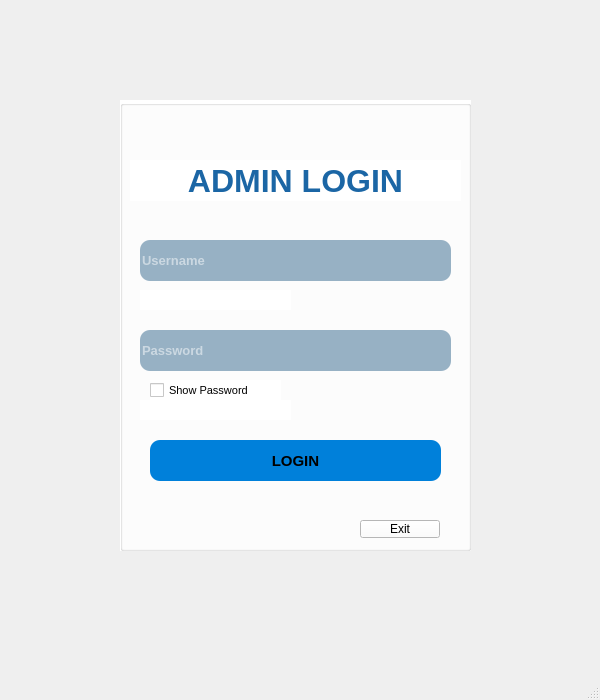
<?xml version="1.0" encoding="UTF-8"?>
<ui version="4.0">
 <class>LoginAdmin</class>
 <widget class="QMainWindow" name="LoginAdmin">
  <property name="geometry">
   <rect>
    <x>0</x>
    <y>0</y>
    <width>600</width>
    <height>700</height>
   </rect>
  </property>
  <property name="maximumSize">
   <size>
    <width>600</width>
    <height>700</height>
   </size>
  </property>
  <property name="font">
   <font/>
  </property>
  <property name="windowTitle">
   <string>LoginAdmin</string>
  </property>
  <property name="styleSheet">
   <string notr="true"/>
  </property>
  <widget class="QWidget" name="centralwidget">
   <widget class="QGroupBox" name="groupBox_Login">
    <property name="geometry">
     <rect>
      <x>120</x>
      <y>100</y>
      <width>351</width>
      <height>451</height>
     </rect>
    </property>
    <property name="styleSheet">
     <string notr="true">background-color: rgb(255, 255, 255);</string>
    </property>
    <property name="title">
     <string/>
    </property>
    <widget class="QLineEdit" name="lineEdit_username">
     <property name="geometry">
      <rect>
       <x>20</x>
       <y>140</y>
       <width>311</width>
       <height>41</height>
      </rect>
     </property>
     <property name="font">
      <font>
       <pointsize>10</pointsize>
       <bold>true</bold>
       <strikeout>false</strikeout>
       <kerning>true</kerning>
      </font>
     </property>
     <property name="cursor">
      <cursorShape>IBeamCursor</cursorShape>
     </property>
     <property name="styleSheet">
      <string notr="true">background-color: rgb(151, 177, 196);
color: rgb(255, 255, 255);
border-radius:10;
</string>
     </property>
     <property name="placeholderText">
      <string>Username</string>
     </property>
    </widget>
    <widget class="QLineEdit" name="lineEdit_password">
     <property name="geometry">
      <rect>
       <x>20</x>
       <y>230</y>
       <width>311</width>
       <height>41</height>
      </rect>
     </property>
     <property name="font">
      <font>
       <pointsize>10</pointsize>
       <bold>true</bold>
      </font>
     </property>
     <property name="styleSheet">
      <string notr="true">background-color: rgb(151, 177, 196);
color: rgb(255, 255, 255);
border-radius:10;</string>
     </property>
     <property name="echoMode">
      <enum>QLineEdit::Password</enum>
     </property>
     <property name="placeholderText">
      <string>Password</string>
     </property>
    </widget>
    <widget class="QCheckBox" name="checkBox_showPassword">
     <property name="geometry">
      <rect>
       <x>30</x>
       <y>280</y>
       <width>131</width>
       <height>21</height>
      </rect>
     </property>
     <property name="font">
      <font>
       <pointsize>8</pointsize>
      </font>
     </property>
     <property name="styleSheet">
      <string notr="true">color: rgb(0, 0, 0);</string>
     </property>
     <property name="text">
      <string>Show Password</string>
     </property>
    </widget>
    <widget class="QLabel" name="label_hintUsername">
     <property name="geometry">
      <rect>
       <x>20</x>
       <y>190</y>
       <width>151</width>
       <height>20</height>
      </rect>
     </property>
     <property name="font">
      <font>
       <pointsize>7</pointsize>
      </font>
     </property>
     <property name="text">
      <string/>
     </property>
    </widget>
    <widget class="QLabel" name="label_hintPassword">
     <property name="geometry">
      <rect>
       <x>20</x>
       <y>300</y>
       <width>151</width>
       <height>20</height>
      </rect>
     </property>
     <property name="font">
      <font>
       <pointsize>7</pointsize>
      </font>
     </property>
     <property name="text">
      <string/>
     </property>
    </widget>
    <widget class="QPushButton" name="pushButton_login">
     <property name="geometry">
      <rect>
       <x>30</x>
       <y>340</y>
       <width>291</width>
       <height>41</height>
      </rect>
     </property>
     <property name="palette">
      <palette>
       <active>
        <colorrole role="WindowText">
         <brush brushstyle="SolidPattern">
          <color alpha="255">
           <red>0</red>
           <green>0</green>
           <blue>0</blue>
          </color>
         </brush>
        </colorrole>
        <colorrole role="Button">
         <brush brushstyle="LinearGradientPattern">
          <gradient startx="0.251000000000000" starty="0.216000000000000" endx="0.811000000000000" endy="0.898000000000000" type="LinearGradient" spread="ReflectSpread" coordinatemode="ObjectBoundingMode">
           <gradientstop position="0.255556000000000">
            <color alpha="255">
             <red>0</red>
             <green>128</green>
             <blue>218</blue>
            </color>
           </gradientstop>
          </gradient>
         </brush>
        </colorrole>
        <colorrole role="Light">
         <brush brushstyle="SolidPattern">
          <color alpha="255">
           <red>255</red>
           <green>255</green>
           <blue>255</blue>
          </color>
         </brush>
        </colorrole>
        <colorrole role="Midlight">
         <brush brushstyle="SolidPattern">
          <color alpha="255">
           <red>227</red>
           <green>227</green>
           <blue>227</blue>
          </color>
         </brush>
        </colorrole>
        <colorrole role="Dark">
         <brush brushstyle="SolidPattern">
          <color alpha="255">
           <red>160</red>
           <green>160</green>
           <blue>160</blue>
          </color>
         </brush>
        </colorrole>
        <colorrole role="Mid">
         <brush brushstyle="SolidPattern">
          <color alpha="255">
           <red>160</red>
           <green>160</green>
           <blue>160</blue>
          </color>
         </brush>
        </colorrole>
        <colorrole role="Text">
         <brush brushstyle="SolidPattern">
          <color alpha="255">
           <red>0</red>
           <green>0</green>
           <blue>0</blue>
          </color>
         </brush>
        </colorrole>
        <colorrole role="BrightText">
         <brush brushstyle="SolidPattern">
          <color alpha="255">
           <red>255</red>
           <green>255</green>
           <blue>255</blue>
          </color>
         </brush>
        </colorrole>
        <colorrole role="ButtonText">
         <brush brushstyle="SolidPattern">
          <color alpha="255">
           <red>255</red>
           <green>255</green>
           <blue>255</blue>
          </color>
         </brush>
        </colorrole>
        <colorrole role="Base">
         <brush brushstyle="LinearGradientPattern">
          <gradient startx="0.251000000000000" starty="0.216000000000000" endx="0.811000000000000" endy="0.898000000000000" type="LinearGradient" spread="ReflectSpread" coordinatemode="ObjectBoundingMode">
           <gradientstop position="0.255556000000000">
            <color alpha="255">
             <red>0</red>
             <green>128</green>
             <blue>218</blue>
            </color>
           </gradientstop>
          </gradient>
         </brush>
        </colorrole>
        <colorrole role="Window">
         <brush brushstyle="LinearGradientPattern">
          <gradient startx="0.251000000000000" starty="0.216000000000000" endx="0.811000000000000" endy="0.898000000000000" type="LinearGradient" spread="ReflectSpread" coordinatemode="ObjectBoundingMode">
           <gradientstop position="0.255556000000000">
            <color alpha="255">
             <red>0</red>
             <green>128</green>
             <blue>218</blue>
            </color>
           </gradientstop>
          </gradient>
         </brush>
        </colorrole>
        <colorrole role="Shadow">
         <brush brushstyle="SolidPattern">
          <color alpha="255">
           <red>105</red>
           <green>105</green>
           <blue>105</blue>
          </color>
         </brush>
        </colorrole>
        <colorrole role="Highlight">
         <brush brushstyle="SolidPattern">
          <color alpha="255">
           <red>0</red>
           <green>120</green>
           <blue>215</blue>
          </color>
         </brush>
        </colorrole>
        <colorrole role="HighlightedText">
         <brush brushstyle="SolidPattern">
          <color alpha="255">
           <red>255</red>
           <green>255</green>
           <blue>255</blue>
          </color>
         </brush>
        </colorrole>
        <colorrole role="Link">
         <brush brushstyle="SolidPattern">
          <color alpha="255">
           <red>0</red>
           <green>0</green>
           <blue>255</blue>
          </color>
         </brush>
        </colorrole>
        <colorrole role="LinkVisited">
         <brush brushstyle="SolidPattern">
          <color alpha="255">
           <red>255</red>
           <green>0</green>
           <blue>255</blue>
          </color>
         </brush>
        </colorrole>
        <colorrole role="AlternateBase">
         <brush brushstyle="SolidPattern">
          <color alpha="255">
           <red>245</red>
           <green>245</green>
           <blue>245</blue>
          </color>
         </brush>
        </colorrole>
        <colorrole role="NoRole">
         <brush brushstyle="NoBrush">
          <color alpha="255">
           <red>0</red>
           <green>0</green>
           <blue>0</blue>
          </color>
         </brush>
        </colorrole>
        <colorrole role="ToolTipBase">
         <brush brushstyle="SolidPattern">
          <color alpha="255">
           <red>255</red>
           <green>255</green>
           <blue>220</blue>
          </color>
         </brush>
        </colorrole>
        <colorrole role="ToolTipText">
         <brush brushstyle="SolidPattern">
          <color alpha="255">
           <red>0</red>
           <green>0</green>
           <blue>0</blue>
          </color>
         </brush>
        </colorrole>
        <colorrole role="PlaceholderText">
         <brush brushstyle="SolidPattern">
          <color alpha="128">
           <red>0</red>
           <green>0</green>
           <blue>0</blue>
          </color>
         </brush>
        </colorrole>
       </active>
       <inactive>
        <colorrole role="WindowText">
         <brush brushstyle="SolidPattern">
          <color alpha="255">
           <red>0</red>
           <green>0</green>
           <blue>0</blue>
          </color>
         </brush>
        </colorrole>
        <colorrole role="Button">
         <brush brushstyle="LinearGradientPattern">
          <gradient startx="0.251000000000000" starty="0.216000000000000" endx="0.811000000000000" endy="0.898000000000000" type="LinearGradient" spread="ReflectSpread" coordinatemode="ObjectBoundingMode">
           <gradientstop position="0.255556000000000">
            <color alpha="255">
             <red>0</red>
             <green>128</green>
             <blue>218</blue>
            </color>
           </gradientstop>
          </gradient>
         </brush>
        </colorrole>
        <colorrole role="Light">
         <brush brushstyle="SolidPattern">
          <color alpha="255">
           <red>255</red>
           <green>255</green>
           <blue>255</blue>
          </color>
         </brush>
        </colorrole>
        <colorrole role="Midlight">
         <brush brushstyle="SolidPattern">
          <color alpha="255">
           <red>227</red>
           <green>227</green>
           <blue>227</blue>
          </color>
         </brush>
        </colorrole>
        <colorrole role="Dark">
         <brush brushstyle="SolidPattern">
          <color alpha="255">
           <red>160</red>
           <green>160</green>
           <blue>160</blue>
          </color>
         </brush>
        </colorrole>
        <colorrole role="Mid">
         <brush brushstyle="SolidPattern">
          <color alpha="255">
           <red>160</red>
           <green>160</green>
           <blue>160</blue>
          </color>
         </brush>
        </colorrole>
        <colorrole role="Text">
         <brush brushstyle="SolidPattern">
          <color alpha="255">
           <red>0</red>
           <green>0</green>
           <blue>0</blue>
          </color>
         </brush>
        </colorrole>
        <colorrole role="BrightText">
         <brush brushstyle="SolidPattern">
          <color alpha="255">
           <red>255</red>
           <green>255</green>
           <blue>255</blue>
          </color>
         </brush>
        </colorrole>
        <colorrole role="ButtonText">
         <brush brushstyle="SolidPattern">
          <color alpha="255">
           <red>0</red>
           <green>0</green>
           <blue>0</blue>
          </color>
         </brush>
        </colorrole>
        <colorrole role="Base">
         <brush brushstyle="LinearGradientPattern">
          <gradient startx="0.251000000000000" starty="0.216000000000000" endx="0.811000000000000" endy="0.898000000000000" type="LinearGradient" spread="ReflectSpread" coordinatemode="ObjectBoundingMode">
           <gradientstop position="0.255556000000000">
            <color alpha="255">
             <red>0</red>
             <green>128</green>
             <blue>218</blue>
            </color>
           </gradientstop>
          </gradient>
         </brush>
        </colorrole>
        <colorrole role="Window">
         <brush brushstyle="LinearGradientPattern">
          <gradient startx="0.251000000000000" starty="0.216000000000000" endx="0.811000000000000" endy="0.898000000000000" type="LinearGradient" spread="ReflectSpread" coordinatemode="ObjectBoundingMode">
           <gradientstop position="0.255556000000000">
            <color alpha="255">
             <red>0</red>
             <green>128</green>
             <blue>218</blue>
            </color>
           </gradientstop>
          </gradient>
         </brush>
        </colorrole>
        <colorrole role="Shadow">
         <brush brushstyle="SolidPattern">
          <color alpha="255">
           <red>105</red>
           <green>105</green>
           <blue>105</blue>
          </color>
         </brush>
        </colorrole>
        <colorrole role="Highlight">
         <brush brushstyle="SolidPattern">
          <color alpha="255">
           <red>240</red>
           <green>240</green>
           <blue>240</blue>
          </color>
         </brush>
        </colorrole>
        <colorrole role="HighlightedText">
         <brush brushstyle="SolidPattern">
          <color alpha="255">
           <red>0</red>
           <green>0</green>
           <blue>0</blue>
          </color>
         </brush>
        </colorrole>
        <colorrole role="Link">
         <brush brushstyle="SolidPattern">
          <color alpha="255">
           <red>0</red>
           <green>0</green>
           <blue>255</blue>
          </color>
         </brush>
        </colorrole>
        <colorrole role="LinkVisited">
         <brush brushstyle="SolidPattern">
          <color alpha="255">
           <red>255</red>
           <green>0</green>
           <blue>255</blue>
          </color>
         </brush>
        </colorrole>
        <colorrole role="AlternateBase">
         <brush brushstyle="SolidPattern">
          <color alpha="255">
           <red>245</red>
           <green>245</green>
           <blue>245</blue>
          </color>
         </brush>
        </colorrole>
        <colorrole role="NoRole">
         <brush brushstyle="NoBrush">
          <color alpha="255">
           <red>0</red>
           <green>0</green>
           <blue>0</blue>
          </color>
         </brush>
        </colorrole>
        <colorrole role="ToolTipBase">
         <brush brushstyle="SolidPattern">
          <color alpha="255">
           <red>255</red>
           <green>255</green>
           <blue>220</blue>
          </color>
         </brush>
        </colorrole>
        <colorrole role="ToolTipText">
         <brush brushstyle="SolidPattern">
          <color alpha="255">
           <red>0</red>
           <green>0</green>
           <blue>0</blue>
          </color>
         </brush>
        </colorrole>
        <colorrole role="PlaceholderText">
         <brush brushstyle="SolidPattern">
          <color alpha="128">
           <red>0</red>
           <green>0</green>
           <blue>0</blue>
          </color>
         </brush>
        </colorrole>
       </inactive>
       <disabled>
        <colorrole role="WindowText">
         <brush brushstyle="SolidPattern">
          <color alpha="255">
           <red>120</red>
           <green>120</green>
           <blue>120</blue>
          </color>
         </brush>
        </colorrole>
        <colorrole role="Button">
         <brush brushstyle="LinearGradientPattern">
          <gradient startx="0.251000000000000" starty="0.216000000000000" endx="0.811000000000000" endy="0.898000000000000" type="LinearGradient" spread="ReflectSpread" coordinatemode="ObjectBoundingMode">
           <gradientstop position="0.255556000000000">
            <color alpha="255">
             <red>0</red>
             <green>128</green>
             <blue>218</blue>
            </color>
           </gradientstop>
          </gradient>
         </brush>
        </colorrole>
        <colorrole role="Light">
         <brush brushstyle="SolidPattern">
          <color alpha="255">
           <red>255</red>
           <green>255</green>
           <blue>255</blue>
          </color>
         </brush>
        </colorrole>
        <colorrole role="Midlight">
         <brush brushstyle="SolidPattern">
          <color alpha="255">
           <red>247</red>
           <green>247</green>
           <blue>247</blue>
          </color>
         </brush>
        </colorrole>
        <colorrole role="Dark">
         <brush brushstyle="SolidPattern">
          <color alpha="255">
           <red>160</red>
           <green>160</green>
           <blue>160</blue>
          </color>
         </brush>
        </colorrole>
        <colorrole role="Mid">
         <brush brushstyle="SolidPattern">
          <color alpha="255">
           <red>160</red>
           <green>160</green>
           <blue>160</blue>
          </color>
         </brush>
        </colorrole>
        <colorrole role="Text">
         <brush brushstyle="SolidPattern">
          <color alpha="255">
           <red>120</red>
           <green>120</green>
           <blue>120</blue>
          </color>
         </brush>
        </colorrole>
        <colorrole role="BrightText">
         <brush brushstyle="SolidPattern">
          <color alpha="255">
           <red>255</red>
           <green>255</green>
           <blue>255</blue>
          </color>
         </brush>
        </colorrole>
        <colorrole role="ButtonText">
         <brush brushstyle="SolidPattern">
          <color alpha="255">
           <red>120</red>
           <green>120</green>
           <blue>120</blue>
          </color>
         </brush>
        </colorrole>
        <colorrole role="Base">
         <brush brushstyle="LinearGradientPattern">
          <gradient startx="0.251000000000000" starty="0.216000000000000" endx="0.811000000000000" endy="0.898000000000000" type="LinearGradient" spread="ReflectSpread" coordinatemode="ObjectBoundingMode">
           <gradientstop position="0.255556000000000">
            <color alpha="255">
             <red>0</red>
             <green>128</green>
             <blue>218</blue>
            </color>
           </gradientstop>
          </gradient>
         </brush>
        </colorrole>
        <colorrole role="Window">
         <brush brushstyle="LinearGradientPattern">
          <gradient startx="0.251000000000000" starty="0.216000000000000" endx="0.811000000000000" endy="0.898000000000000" type="LinearGradient" spread="ReflectSpread" coordinatemode="ObjectBoundingMode">
           <gradientstop position="0.255556000000000">
            <color alpha="255">
             <red>0</red>
             <green>128</green>
             <blue>218</blue>
            </color>
           </gradientstop>
          </gradient>
         </brush>
        </colorrole>
        <colorrole role="Shadow">
         <brush brushstyle="SolidPattern">
          <color alpha="255">
           <red>0</red>
           <green>0</green>
           <blue>0</blue>
          </color>
         </brush>
        </colorrole>
        <colorrole role="Highlight">
         <brush brushstyle="SolidPattern">
          <color alpha="255">
           <red>0</red>
           <green>120</green>
           <blue>215</blue>
          </color>
         </brush>
        </colorrole>
        <colorrole role="HighlightedText">
         <brush brushstyle="SolidPattern">
          <color alpha="255">
           <red>255</red>
           <green>255</green>
           <blue>255</blue>
          </color>
         </brush>
        </colorrole>
        <colorrole role="Link">
         <brush brushstyle="SolidPattern">
          <color alpha="255">
           <red>0</red>
           <green>0</green>
           <blue>255</blue>
          </color>
         </brush>
        </colorrole>
        <colorrole role="LinkVisited">
         <brush brushstyle="SolidPattern">
          <color alpha="255">
           <red>255</red>
           <green>0</green>
           <blue>255</blue>
          </color>
         </brush>
        </colorrole>
        <colorrole role="AlternateBase">
         <brush brushstyle="SolidPattern">
          <color alpha="255">
           <red>245</red>
           <green>245</green>
           <blue>245</blue>
          </color>
         </brush>
        </colorrole>
        <colorrole role="NoRole">
         <brush brushstyle="NoBrush">
          <color alpha="255">
           <red>0</red>
           <green>0</green>
           <blue>0</blue>
          </color>
         </brush>
        </colorrole>
        <colorrole role="ToolTipBase">
         <brush brushstyle="SolidPattern">
          <color alpha="255">
           <red>255</red>
           <green>255</green>
           <blue>220</blue>
          </color>
         </brush>
        </colorrole>
        <colorrole role="ToolTipText">
         <brush brushstyle="SolidPattern">
          <color alpha="255">
           <red>0</red>
           <green>0</green>
           <blue>0</blue>
          </color>
         </brush>
        </colorrole>
        <colorrole role="PlaceholderText">
         <brush brushstyle="SolidPattern">
          <color alpha="128">
           <red>0</red>
           <green>0</green>
           <blue>0</blue>
          </color>
         </brush>
        </colorrole>
       </disabled>
      </palette>
     </property>
     <property name="font">
      <font>
       <pointsize>11</pointsize>
       <bold>true</bold>
      </font>
     </property>
     <property name="styleSheet">
      <string notr="true">background-color: qlineargradient(spread:reflect, x1:0.251, y1:0.216, x2:0.811, y2:0.898, stop:0.255556 rgba(0, 128, 218, 255));
border-radius:10;</string>
     </property>
     <property name="text">
      <string>LOGIN</string>
     </property>
    </widget>
    <widget class="QLabel" name="label">
     <property name="geometry">
      <rect>
       <x>10</x>
       <y>60</y>
       <width>331</width>
       <height>41</height>
      </rect>
     </property>
     <property name="font">
      <font>
       <pointsize>24</pointsize>
       <bold>true</bold>
      </font>
     </property>
     <property name="styleSheet">
      <string notr="true">color: rgb(27, 102, 165);</string>
     </property>
     <property name="text">
      <string>ADMIN LOGIN</string>
     </property>
     <property name="alignment">
      <set>Qt::AlignCenter</set>
     </property>
     <property name="margin">
      <number>0</number>
     </property>
    </widget>
    <widget class="QPushButton" name="pushButton_Exit">
     <property name="geometry">
      <rect>
       <x>240</x>
       <y>420</y>
       <width>80</width>
       <height>18</height>
      </rect>
     </property>
     <property name="text">
      <string>Exit</string>
     </property>
    </widget>
   </widget>
   <widget class="QLabel" name="label_logo">
    <property name="geometry">
     <rect>
      <x>0</x>
      <y>0</y>
      <width>130</width>
      <height>50</height>
     </rect>
    </property>
    <property name="text">
     <string/>
    </property>
   </widget>
  </widget>
  <widget class="QMenuBar" name="menubar">
   <property name="geometry">
    <rect>
     <x>0</x>
     <y>0</y>
     <width>600</width>
     <height>17</height>
    </rect>
   </property>
  </widget>
  <widget class="QStatusBar" name="statusbar"/>
 </widget>
 <resources/>
 <connections/>
</ui>
